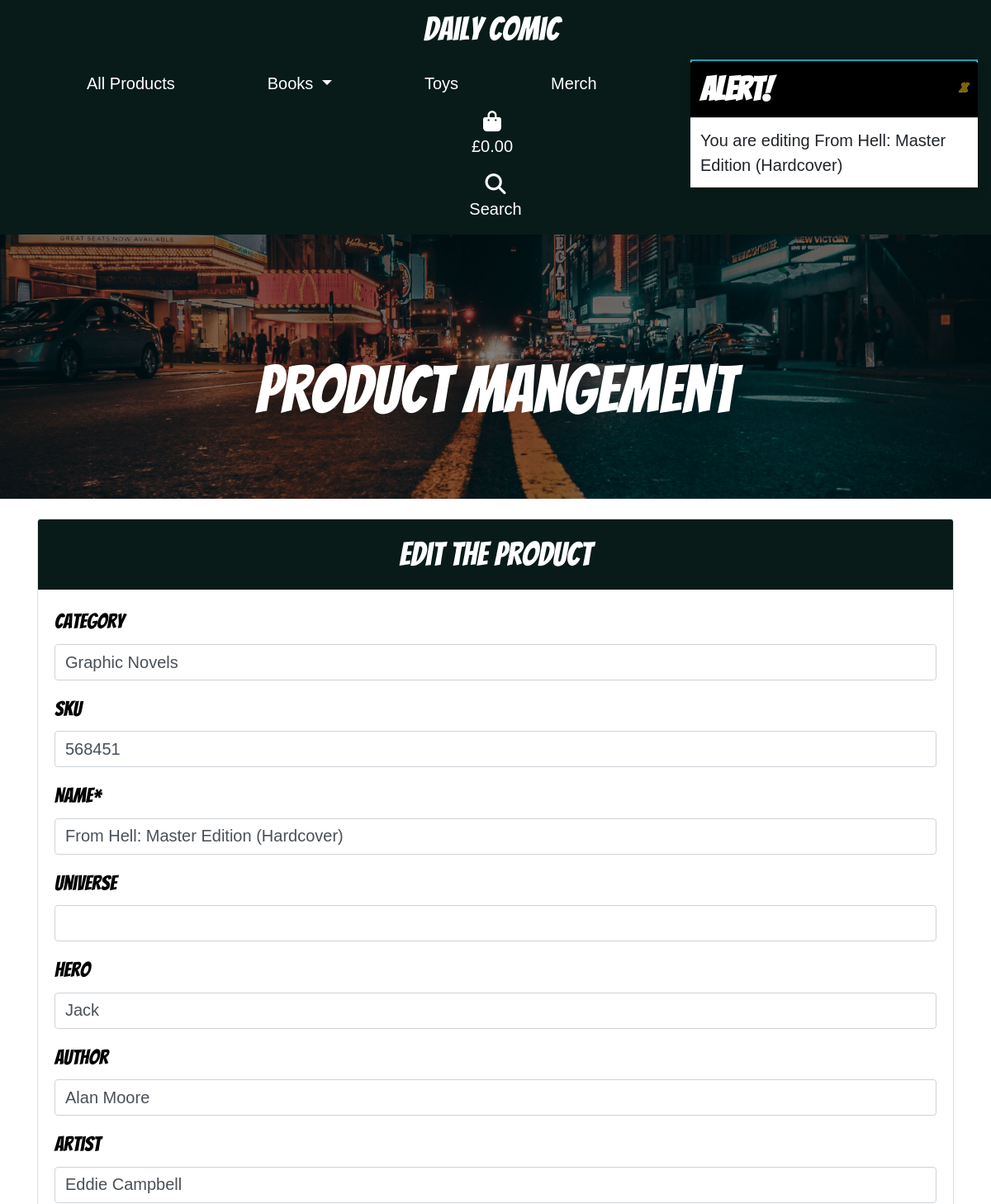
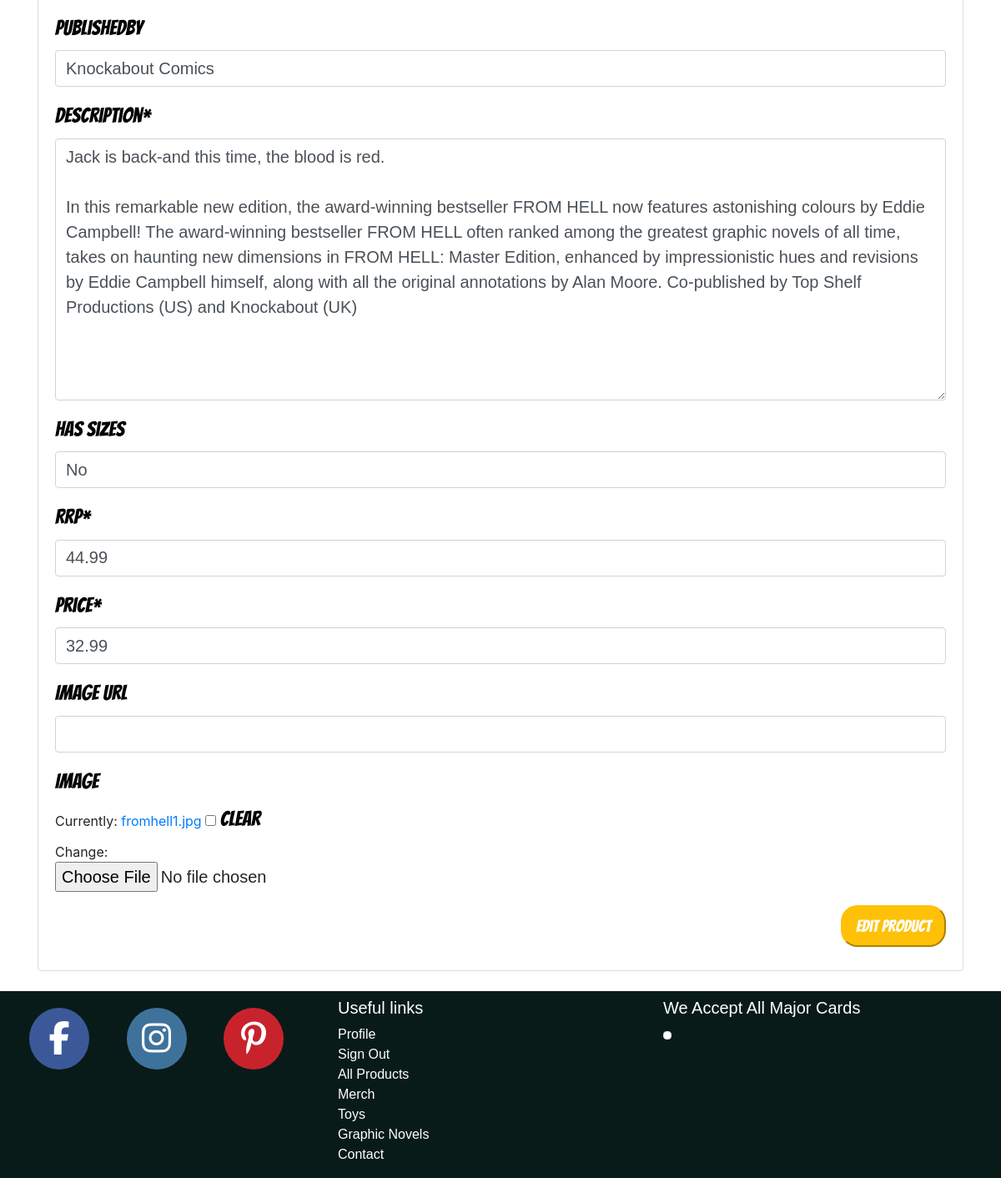
/products/edit/3/ (signed in), run on the app's committed database (2 pictures, top to bottom).
### products/models.py (models this page shows, shortened)
class Product(models.Model):
    category = models.ForeignKey(
        'Category', null=True, blank=True, on_delete=models.SET_NULL)
    sku = models.CharField(max_length=254, blank=True)
    name = models.CharField(max_length=254)
    universe = models.CharField(max_length=254, blank=True)
    hero = models.CharField(max_length=254, blank=True)
    author = models.CharField(max_length=254, blank=True)
    artist = models.CharField(max_length=254, blank=True)
    publishedby = models.CharField(max_length=254, blank=True)
    description = models.TextField()
    has_sizes = models.BooleanField(default=False, null=True, blank=True)
    rrp = models.DecimalField(max_digits=6, decimal_places=2)
    price = models.DecimalField(max_digits=6, decimal_places=2)
    image_url = models.URLField(
        max_length=1024, blank=True)
    image = models.ImageField(blank=True)

### products/views.py (the view)
@login_required
def edit_the_product(request, product_id):
    if not request.user.is_superuser:
        return redirect(reverse('home'))
    product = get_object_or_404(Product, pk=product_id)
    if request.method == 'POST':
        form = ProductForm(request.POST, request.FILES, instance=product)
        if form.is_valid():
            form.save()
            return redirect(reverse('item_detail', args=[product.id]))
        else:
            messages.error(
                request,
                'Failed to add product. Please ensure the form is valid.')
    else:
        form = ProductForm(instance=product)
        messages.info(request, f'You are editing {product.name}')
    template = 'products/edit_the_product.html'
    context = {
        'form': form,
        'product': product,
    }
    return render(request, template, context)

### products/forms.py
class ProductForm(forms.ModelForm):
    class Meta:
        model = Product
        fields = '__all__'
    def __init__(self, *args, **kwargs):
        super().__init__(*args, **kwargs)
        categories = Category.objects.all()
        friendly_names = [(c.id, c.get_friendly_name()) for c in categories]
        self.fields['category'].choices = friendly_names
        for field_name, field in self.fields.items():
            field.widget.attrs['class'] = 'product-text'

### bag/contexts.py (called while the page is built, shortened)
def basket_contents(request):
    bag_items = []
    total = 0
    product_count = 0
    bag = request.session.get('bag', {})
    if total < settings.FREE_DELIVERY_THRESHOLD:
        delivery = total * Decimal(settings.STANDARD_DELIVERY_PERCENTAGE / 100)
        free_delivery_delta = settings.FREE_DELIVERY_THRESHOLD - total
    else:
        delivery = 0
        free_delivery_delta = 0
    grand_total = delivery + total
    context = {
        'bag_items': bag_items,
        'total': total,
        'product_count': product_count,
        'delivery': delivery,
        'free_delivery_delta': free_delivery_delta,
        'free_delivery_threshold': settings.FREE_DELIVERY_THRESHOLD,
        'grand_total': grand_total,
    }
    return context

### products/models.py (called while the page is built)
    def get_friendly_name(self):
        return self.friendly_name

### products/templates/products/edit_the_product.html (shortened to what this page needs)
{% extends 'base.html' %} {% load static %} {% block content %}
<div class="hero-image1">
  <div class="hero-text">
    <h1>Product Mangement</h1>
  </div>
</div>
<div class="container justify-content-md-center mt-4">
  <div class="card mb-4">
    <div class="card-header card-heading -6">
      Edit The Product
    </div>
    <div class="card-body">
      <form
        method="POST"
        action="{% url 'edit_the_product' product.id %}"
        class="form mb-2"
        enctype="multipart/form-data"
      >
        {{ form | crispy }}
        <div class="text-right">
          <button
            class="text-decoration-none btn-lg btn-warning produtPageButton"
            type="submit"
          >
            Edit Product
          </button>
        </div>
      </form>
    </div>
  </div>
</div>
{% endblock %}

### static/css/base.css (style rules this page uses)
html { height: 100%; }
body, html { height: 100%; margin: 0; }
h1 { font-family: 'Bangers', sans-serif; font-size: 80px; }
.hero-image1 { background-image: linear-gradient(rgba(0, 0, 0, 0.5), rgba(0, 0, 0, 0.5)), url("/media/street.jpg"); height: 40%; background-color: black; background-position: center; background-repeat: no-repeat; background-size: cover; position: relative; }
.card-header { background-color: #081B19 !important; text-align: center !important; }
.card-heading { color: white; font-family: 'Bangers', sans-serif; font-size: 40px; }
.hero-text { text-align: center; position: absolute; top: 60%; left: 50%; transform: translate(-50%, -50%); color: white; }
.product-text { font-family: 'Playfair',sans-serif; font-size: 20px; }
.product-title { font-family: 'Bangers',sans-serif; font-size: 25px; color: black !important; }
.produtPageButton { color: #ffff !important; border-radius: 20px; font-family: 'Bangers',sans-serif; font-size: 20px; cursor: pointer; }
.form-group select { -webkit-appearance:none; }

### data on the page
Product: category "Graphic Novels", sku "568451", name "From Hell: Master Edition (Hardcover)", hero "Jack", author "Alan Moore", artist "Eddie Campbell", publishedby "Knockabout Comics", description "Jack is back-and this time, the blood is red. In this remarkable new edition, the award-winning bestseller FROM HELL now features astonishing colours by Eddie Campbell! The award-winning bestseller FROM HELL often ranked among the greatest graphic novels of all time, takes on haunting new dimensions in FROM HELL: Master Edition, enhanced by impressionistic hues and revisions by Eddie Campbell himself, along with all the original annotations by Alan Moore. Co-published by Top Shelf Productions (US) and Knockabout (UK)", has_sizes "No", rrp "44.99", price "32.99"

### other printed values
{{ message }} "You are editing From Hell: Master Edition (Hardcover)"
